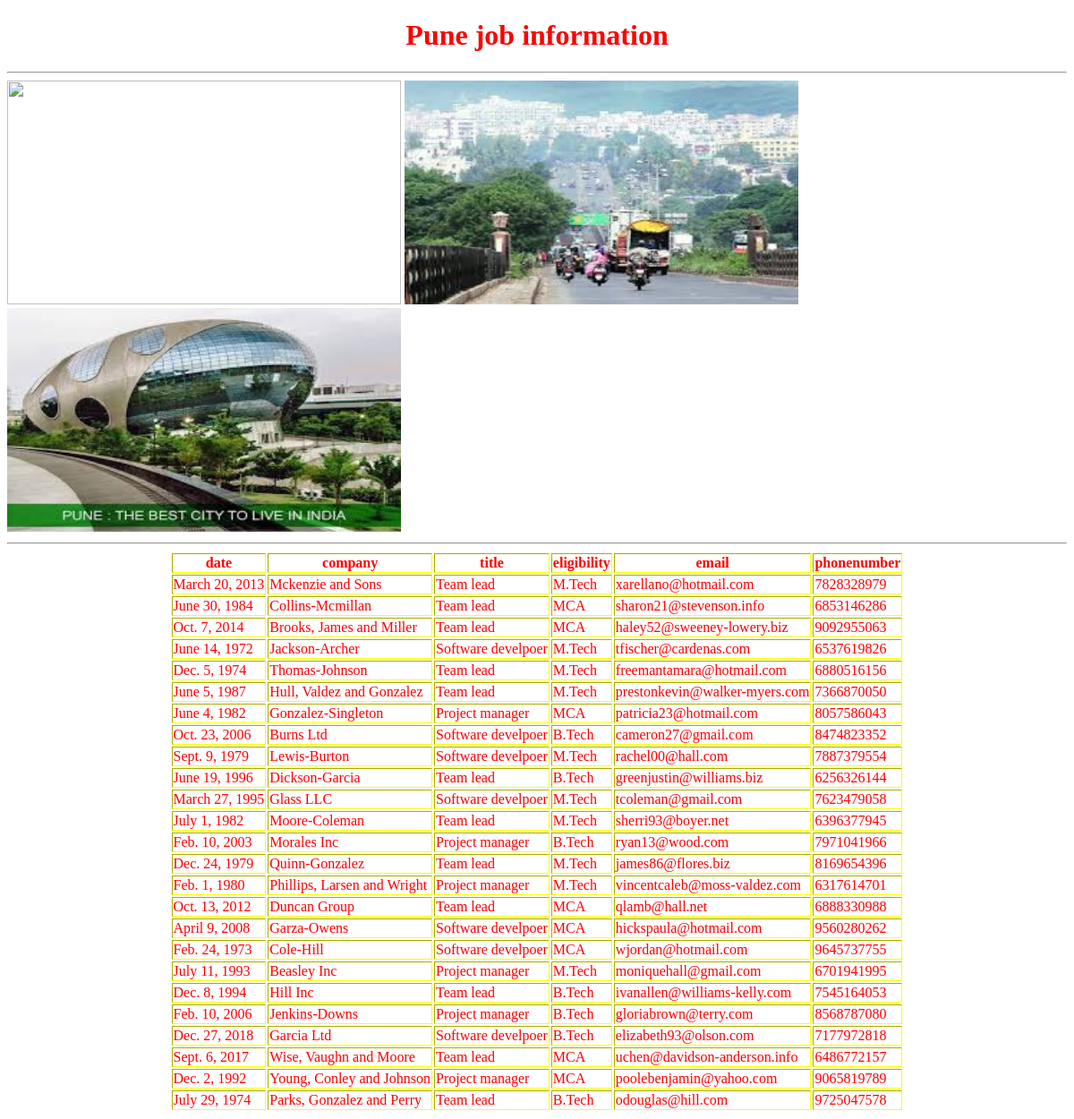
Page /punejobs/ on the committed database.
### testapp/models.py (models this page shows)
class Pune_jobs(models.Model):
    date = models.DateField()
    company = models.CharField(max_length=50)
    title = models.CharField(max_length=50)
    eligibility = models.CharField(max_length=50)
    email = models.EmailField()
    phonenumber = models.BigIntegerField()

### testapp/views.py (the view)
# urls.py: path('punejobs/',views.punejobsinfo),
def punejobsinfo(request):
    punejob_record=Pune_jobs.objects.all()
    my_dict={'punejob_record':punejob_record}
    return render(request,'testapp/punejobs.html',context=my_dict)

### templates/testapp/punejobs.html (shortened to what this page needs)
<!DOCTYPE html>
<html lang="en">
{% load static %}
<head>
    <link rel="stylesheet" href="{% static 'css/demo1.css' %}">
</head>
<body>
<h1 align="center">Pune job information</h1><hr>
<img src="{% static 'images/pune3.jpg' %} " width="440px" height="250px">
<img src="{% static 'images/pune2.jpg' %}"width="440px" height="250px">
<img src="{% static 'images/pune1.jpg' %}"width="440px" height="250px"><hr>
{% if punejob_record %}
    <table id="tab" border="1px" align="center">
      <thead>
         <th>date</th>
         <th>company</th>
         <th>title </th>
         <th> eligibility </th>
         <th>email </th>
         <th>phonenumber </th>
      </thead>
    {% for job in punejob_record %}
        <tr>
          <td>{{ job.date  }}</td>
          <td>{{ job.company }}</td>
          <td>{{job.title  }}</td>
          <td>{{ job.eligibility }}</td>
          <td>{{ job.email }}</td>
          <td>{{job.phonenumber  }}</td>
        </tr>
    {% endfor %}
    </table>
    {% else %}
    <p>no jobs found</p>
{% endif %}
</body>
</html>

### static/css/demo1.css (style rules this page uses)
body { background: url("https://images.unsplash.com/photo-1539678955859-9f368343753f?ixlib=rb-1.2.1&ixid=MXwxMjA3fDB8MHxleHBsb3JlLWZlZWR8OHx8fGVufDB8fHw%3D&auto=format&fit=crop&w=500&q=60"); background-repeat:no-repeat; background-size: cover; }
h1 { color: red; }
table { border: yellow; color: red; }

### rows in the picture
Pune_jobs: date "March 20, 2013", company "Mckenzie and Sons", title "Team lead", eligibility "M.Tech", email "xarellano@hotmail.com", phonenumber "7828328979"
Pune_jobs: date "June 30, 1984", company "Collins-Mcmillan", title "Team lead", eligibility "MCA", email "sharon21@stevenson.info", phonenumber "6853146286"
Pune_jobs: date "Oct. 7, 2014", company "Brooks, James and Miller", title "Team lead", eligibility "MCA", email "haley52@sweeney-lowery.biz", phonenumber "9092955063"
Pune_jobs: date "June 14, 1972", company "Jackson-Archer", title "Software develpoer", eligibility "M.Tech", email "tfischer@cardenas.com", phonenumber "6537619826"
Pune_jobs: date "Dec. 5, 1974", company "Thomas-Johnson", title "Team lead", eligibility "M.Tech", email "freemantamara@hotmail.com", phonenumber "6880516156"
Pune_jobs: date "June 5, 1987", company "Hull, Valdez and Gonzalez", title "Team lead", eligibility "M.Tech", email "prestonkevin@walker-myers.com", phonenumber "7366870050"
Pune_jobs: date "June 4, 1982", company "Gonzalez-Singleton", title "Project manager", eligibility "MCA", email "patricia23@hotmail.com", phonenumber "8057586043"
Pune_jobs: date "Oct. 23, 2006", company "Burns Ltd", title "Software develpoer", eligibility "B.Tech", email "cameron27@gmail.com", phonenumber "8474823352"
Pune_jobs: date "Sept. 9, 1979", company "Lewis-Burton", title "Software develpoer", eligibility "M.Tech", email "rachel00@hall.com", phonenumber "7887379554"
Pune_jobs: date "June 19, 1996", company "Dickson-Garcia", title "Team lead", eligibility "B.Tech", email "greenjustin@williams.biz", phonenumber "6256326144"
Pune_jobs: date "March 27, 1995", company "Glass LLC", title "Software develpoer", eligibility "M.Tech", email "tcoleman@gmail.com", phonenumber "7623479058"
Pune_jobs: date "July 1, 1982", company "Moore-Coleman", title "Team lead", eligibility "M.Tech", email "sherri93@boyer.net", phonenumber "6396377945"
Pune_jobs: date "Feb. 10, 2003", company "Morales Inc", title "Project manager", eligibility "B.Tech", email "ryan13@wood.com", phonenumber "7971041966"
Pune_jobs: date "Dec. 24, 1979", company "Quinn-Gonzalez", title "Team lead", eligibility "M.Tech", email "james86@flores.biz", phonenumber "8169654396"
Pune_jobs: date "Feb. 1, 1980", company "Phillips, Larsen and Wright", title "Project manager", eligibility "M.Tech", email "vincentcaleb@moss-valdez.com", phonenumber "6317614701"
Pune_jobs: date "Oct. 13, 2012", company "Duncan Group", title "Team lead", eligibility "MCA", email "qlamb@hall.net", phonenumber "6888330988"
Pune_jobs: date "April 9, 2008", company "Garza-Owens", title "Software develpoer", eligibility "MCA", email "hickspaula@hotmail.com", phonenumber "9560280262"
Pune_jobs: date "Feb. 24, 1973", company "Cole-Hill", title "Software develpoer", eligibility "MCA", email "wjordan@hotmail.com", phonenumber "9645737755"
Pune_jobs: date "July 11, 1993", company "Beasley Inc", title "Project manager", eligibility "M.Tech", email "moniquehall@gmail.com", phonenumber "6701941995"
Pune_jobs: date "Dec. 8, 1994", company "Hill Inc", title "Team lead", eligibility "B.Tech", email "ivanallen@williams-kelly.com", phonenumber "7545164053"
Pune_jobs: date "Feb. 10, 2006", company "Jenkins-Downs", title "Project manager", eligibility "B.Tech", email "gloriabrown@terry.com", phonenumber "8568787080"
Pune_jobs: date "Dec. 27, 2018", company "Garcia Ltd", title "Software develpoer", eligibility "B.Tech", email "elizabeth93@olson.com", phonenumber "7177972818"
Pune_jobs: date "Sept. 6, 2017", company "Wise, Vaughn and Moore", title "Team lead", eligibility "MCA", email "uchen@davidson-anderson.info", phonenumber "6486772157"
Pune_jobs: date "Dec. 2, 1992", company "Young, Conley and Johnson", title "Project manager", eligibility "MCA", email "poolebenjamin@yahoo.com", phonenumber "9065819789"
Pune_jobs: date "July 29, 1974", company "Parks, Gonzalez and Perry", title "Team lead", eligibility "B.Tech", email "odouglas@hill.com", phonenumber "9725047578"
